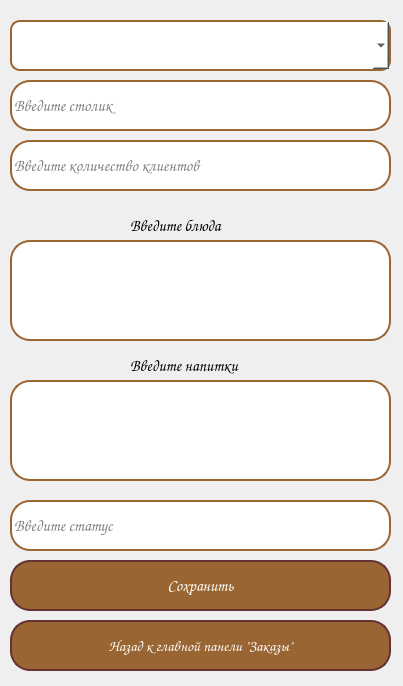
<?xml version="1.0" encoding="UTF-8"?>
<ui version="4.0">
 <class>ao_waiter</class>
 <widget class="QMainWindow" name="ao_waiter">
  <property name="geometry">
   <rect>
    <x>0</x>
    <y>0</y>
    <width>403</width>
    <height>686</height>
   </rect>
  </property>
  <property name="windowTitle">
   <string>Добавление заказов</string>
  </property>
  <property name="windowIcon">
   <iconset resource="../../../static/resource.qrc">
    <normaloff>:/img/img/Logotip.png</normaloff>:/img/img/Logotip.png</iconset>
  </property>
  <widget class="QWidget" name="centralwidget">
   <widget class="QWidget" name="widget_2" native="true">
    <property name="geometry">
     <rect>
      <x>10</x>
      <y>10</y>
      <width>381</width>
      <height>691</height>
     </rect>
    </property>
    <widget class="QLineEdit" name="le_table">
     <property name="geometry">
      <rect>
       <x>0</x>
       <y>70</y>
       <width>381</width>
       <height>51</height>
      </rect>
     </property>
     <property name="font">
      <font>
       <family>Comic Sans MS</family>
       <pointsize>12</pointsize>
      </font>
     </property>
     <property name="styleSheet">
      <string notr="true">border: 2px solid rgb(153, 102, 51);
background-color: rgb(255, 255, 255);
border-radius: 20px;</string>
     </property>
     <property name="placeholderText">
      <string>Введите столик</string>
     </property>
    </widget>
    <widget class="QLineEdit" name="le_c_clients">
     <property name="geometry">
      <rect>
       <x>0</x>
       <y>130</y>
       <width>381</width>
       <height>51</height>
      </rect>
     </property>
     <property name="font">
      <font>
       <family>Comic Sans MS</family>
       <pointsize>12</pointsize>
      </font>
     </property>
     <property name="styleSheet">
      <string notr="true">border: 2px solid rgb(153, 102, 51);
background-color: rgb(255, 255, 255);
border-radius: 20px;</string>
     </property>
     <property name="placeholderText">
      <string>Введите количество клиентов</string>
     </property>
    </widget>
    <widget class="QComboBox" name="comboBox_add">
     <property name="geometry">
      <rect>
       <x>0</x>
       <y>10</y>
       <width>381</width>
       <height>51</height>
      </rect>
     </property>
     <property name="font">
      <font>
       <family>Comic Sans MS</family>
       <pointsize>12</pointsize>
      </font>
     </property>
     <property name="styleSheet">
      <string notr="true">border: 2px solid rgb(153, 102, 51);
background-color: rgb(255, 255, 255);
border-radius: 10px;</string>
     </property>
     <property name="currentText">
      <string/>
     </property>
    </widget>
    <widget class="QPlainTextEdit" name="dishes_big">
     <property name="geometry">
      <rect>
       <x>0</x>
       <y>230</y>
       <width>381</width>
       <height>101</height>
      </rect>
     </property>
     <property name="font">
      <font>
       <family>Comic Sans MS</family>
       <pointsize>10</pointsize>
      </font>
     </property>
     <property name="styleSheet">
      <string notr="true">border: 2px solid rgb(153, 102, 51);
background-color: rgb(255, 255, 255);
border-radius: 20px;</string>
     </property>
    </widget>
    <widget class="QLineEdit" name="le_status">
     <property name="geometry">
      <rect>
       <x>0</x>
       <y>490</y>
       <width>381</width>
       <height>51</height>
      </rect>
     </property>
     <property name="font">
      <font>
       <family>Comic Sans MS</family>
       <pointsize>12</pointsize>
      </font>
     </property>
     <property name="styleSheet">
      <string notr="true">border: 2px solid rgb(153, 102, 51);
background-color: rgb(255, 255, 255);
border-radius: 20px;</string>
     </property>
     <property name="text">
      <string/>
     </property>
     <property name="placeholderText">
      <string>Введите статус</string>
     </property>
    </widget>
    <widget class="QLabel" name="l_dishes">
     <property name="geometry">
      <rect>
       <x>120</x>
       <y>200</y>
       <width>161</width>
       <height>31</height>
      </rect>
     </property>
     <property name="font">
      <font>
       <family>Comic Sans MS</family>
       <pointsize>12</pointsize>
      </font>
     </property>
     <property name="text">
      <string>Введите блюда</string>
     </property>
    </widget>
    <widget class="QPlainTextEdit" name="drinks_big">
     <property name="geometry">
      <rect>
       <x>0</x>
       <y>370</y>
       <width>381</width>
       <height>101</height>
      </rect>
     </property>
     <property name="font">
      <font>
       <family>Comic Sans MS</family>
       <pointsize>10</pointsize>
      </font>
     </property>
     <property name="styleSheet">
      <string notr="true">border: 2px solid rgb(153, 102, 51);
background-color: rgb(255, 255, 255);
border-radius: 20px;</string>
     </property>
    </widget>
    <widget class="QLabel" name="l_dishes_3">
     <property name="geometry">
      <rect>
       <x>120</x>
       <y>340</y>
       <width>171</width>
       <height>31</height>
      </rect>
     </property>
     <property name="font">
      <font>
       <family>Comic Sans MS</family>
       <pointsize>12</pointsize>
      </font>
     </property>
     <property name="text">
      <string>Введите напитки</string>
     </property>
    </widget>
    <widget class="QPushButton" name="back_on_order">
     <property name="geometry">
      <rect>
       <x>0</x>
       <y>610</y>
       <width>381</width>
       <height>51</height>
      </rect>
     </property>
     <property name="font">
      <font>
       <family>Comic Sans MS</family>
       <pointsize>11</pointsize>
       <weight>75</weight>
       <bold>true</bold>
      </font>
     </property>
     <property name="styleSheet">
      <string notr="true">QPushButton {
    background-color: rgba(153, 102, 51);
    border: 2px solid rgba(100, 50, 51);
    border-radius: 20px;
    color: white;
    font-weight: bold;
    font-size: 11pt;
}
QPushButton:hover {
    background-color: rgba(73, 140, 81);
}
QPushButton:pressed {
    background-color: rgba(73, 140, 81);
}
</string>
     </property>
     <property name="text">
      <string>Назад к главной панели &quot;Заказы&quot;</string>
     </property>
     <property name="autoDefault">
      <bool>false</bool>
     </property>
    </widget>
    <widget class="QPushButton" name="btn_save">
     <property name="geometry">
      <rect>
       <x>0</x>
       <y>550</y>
       <width>381</width>
       <height>51</height>
      </rect>
     </property>
     <property name="font">
      <font>
       <family>Comic Sans MS</family>
       <pointsize>12</pointsize>
       <weight>75</weight>
       <bold>true</bold>
      </font>
     </property>
     <property name="styleSheet">
      <string notr="true">QPushButton {
    background-color: rgba(153, 102, 51);
    border: 2px solid rgba(100, 50, 51);
    border-radius: 20px;
    color: white;
    font-weight: bold;
    font-size: 12pt;
}
QPushButton:hover {
    background-color: rgba(73, 140, 81);
}
QPushButton:pressed {
    background-color: rgba(73, 140, 81);
}
</string>
     </property>
     <property name="text">
      <string>Сохранить</string>
     </property>
     <property name="autoDefault">
      <bool>false</bool>
     </property>
    </widget>
   </widget>
  </widget>
 </widget>
 <resources>
  <include location="../../../static/resource.qrc"/>
 </resources>
 <connections/>
</ui>
